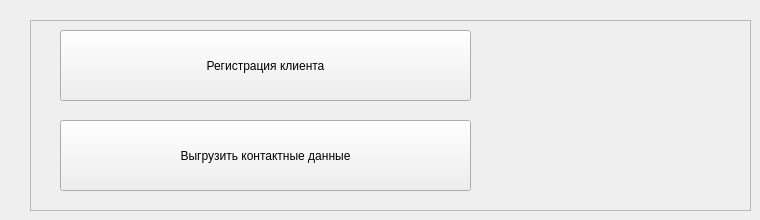
    <widget class="QWidget" name="page_clients">
     <widget class="QFrame" name="frame_clients">
      <property name="geometry">
       <rect>
        <x>30</x>
        <y>20</y>
        <width>721</width>
        <height>191</height>
       </rect>
      </property>
      <property name="styleSheet">
       <string notr="true"/>
      </property>
      <property name="frameShape">
       <enum>QFrame::StyledPanel</enum>
      </property>
      <property name="frameShadow">
       <enum>QFrame::Raised</enum>
      </property>
      <widget class="QPushButton" name="bt_clientsReg">
       <property name="geometry">
        <rect>
         <x>30</x>
         <y>10</y>
         <width>411</width>
         <height>71</height>
        </rect>
       </property>
       <property name="styleSheet">
        <string notr="true"/>
       </property>
       <property name="text">
        <string>Регистрация клиента</string>
       </property>
      </widget>
      <widget class="QPushButton" name="bt_exportContacts">
       <property name="geometry">
        <rect>
         <x>30</x>
         <y>100</y>
         <width>411</width>
         <height>71</height>
        </rect>
       </property>
       <property name="styleSheet">
        <string notr="true"/>
       </property>
       <property name="text">
        <string>Выгрузить контактные данные</string>
       </property>
       <property name="autoDefault">
        <bool>false</bool>
       </property>
      </widget>
     </widget>
    </widget>
